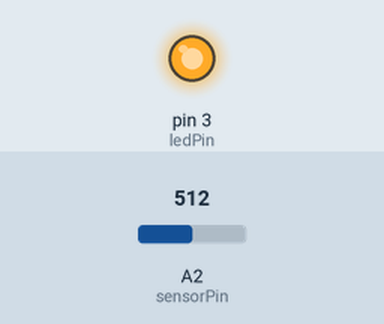
The sketch below on a simulated Arduino Uno, built with avr-gcc and run on an emulated ATmega328P. Parts: output pins drawn as LEDs (lit = HIGH). The test bench sets the inputs (shaded band); at power-on: A2 (sensorPin) = 512.

Above: at 1.2 s.
1.3 s: A2 (sensorPin) set to 493
At 2.0 s:
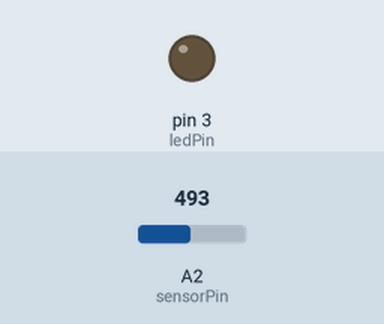
2.8 s: A2 (sensorPin) set to 510
At 3.1 s:
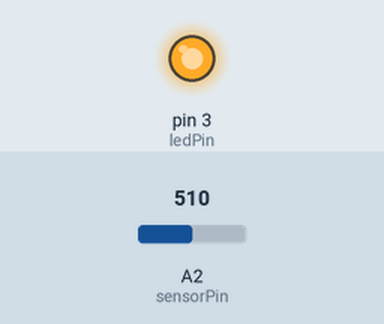
4.3 s: A2 (sensorPin) set to 490
At 5.5 s:
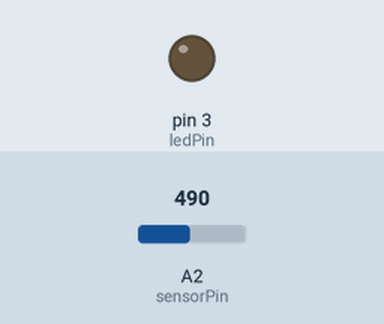
Timing chart, 0 to 7.3 s (numbered marks = the images above; inputs shaded):
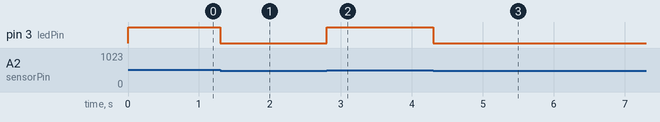

Measured:
- the behaviour switches between 501 and 500 on A2 (sensorPin) (found by bisection; images 0 and 1)
- after the input at 1.3 s, pin 3 (ledPin): HIGH → LOW at once
- after the input at 2.8 s, pin 3 (ledPin): LOW → HIGH at once
- after the input at 4.3 s, pin 3 (ledPin): HIGH → LOW at once

The sketch:

avr_photoresistor.ino
```cpp
int sensorPin = A2; // Corresponds with ADC2, pin 3, PB4
int ledPin = 3; // PB3
int sensorValue;

void setup() {
  // put your setup code here, to run once:
  pinMode(ledPin, OUTPUT);
  pinMode(sensorPin, INPUT);
}

void loop() {
  // put your main code here, to run repeatedly:
  sensorValue = analogRead(sensorPin);
  if(sensorValue <= 500) {
    digitalWrite(ledPin, LOW);
  }
  else {
    digitalWrite(ledPin, HIGH);
  }
}
```
